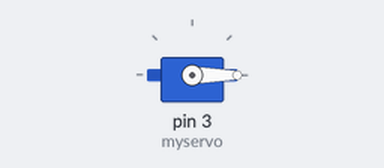
The sketch below on a simulated Arduino Uno, built with avr-gcc and run on an emulated ATmega328P. On the bench: servo.

Above: at 0.05 s.
Timing chart, 0 to 4.6 s (numbered marks = the images above):
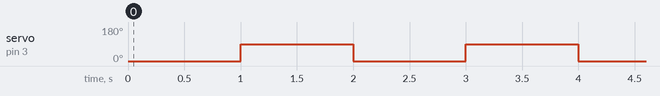

Measured:
- by itself, servo on pin 3 (myservo): alternates 90° for 1.0 s and 0° for 1.0 s

The sketch:

servo.ino
```cpp
/* servo */

#include <Servo.h>

Servo myservo;

void setup(){
    myservo.attach(3);
}

void loop(){
    myservo.write(0);
    delay(1000);
    myservo.write(90);
    delay(1000);
}
/* end */
```
